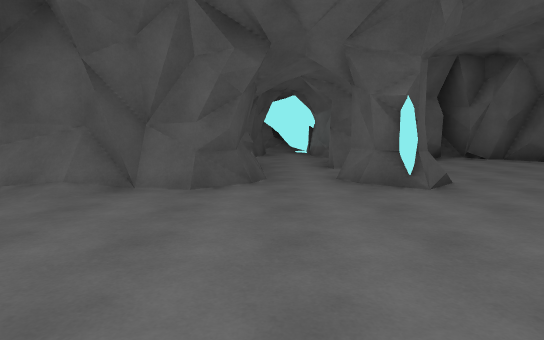
View 1 (above)

24 first-person views from a walk through a Unity game level. The camera is 1.4 m above the floor, tilts 6° down and sees 75° across. The floor is counted in squares, 2 m on a side. Each view is taken from the middle of a square. On the plan, view 1 faces up. The plan holds only what a view shows up to about 11 squares ahead; the rest is blank. The place goes on beyond the plan. Door leaves are left out, so doorways stand open.

View 2
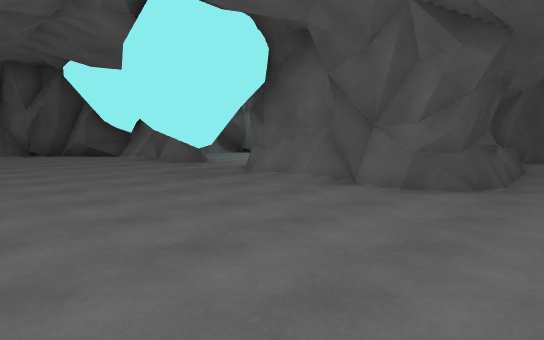

View 3
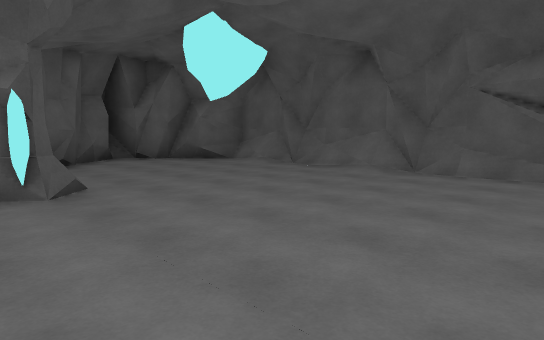

View 4
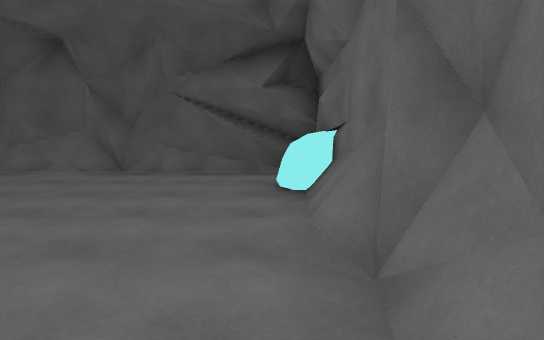

View 5
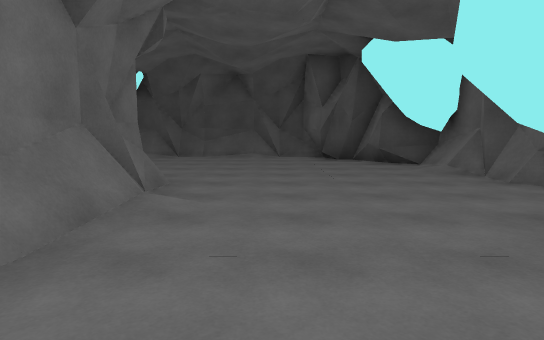

View 6
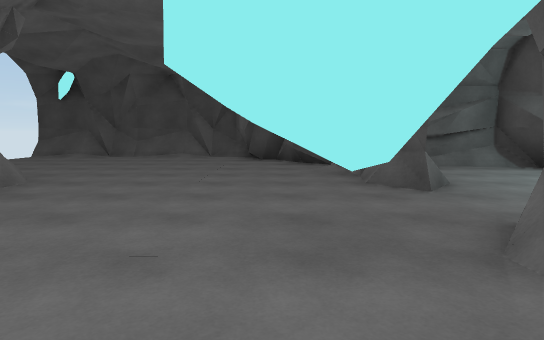

View 7
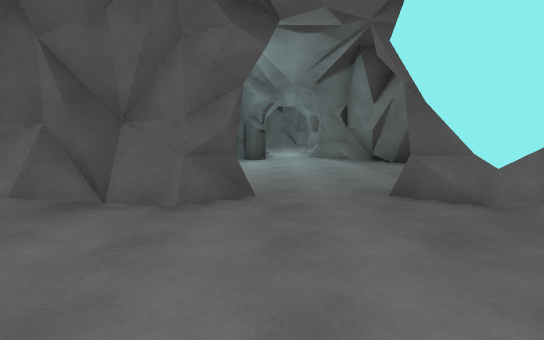

View 8
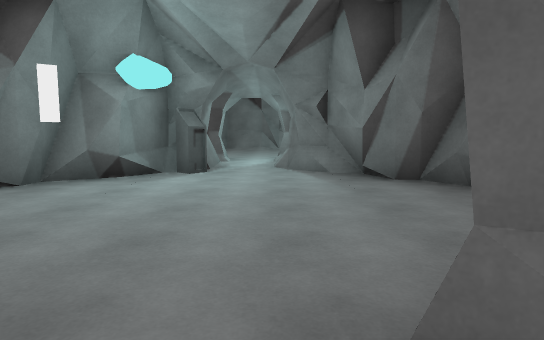

View 9
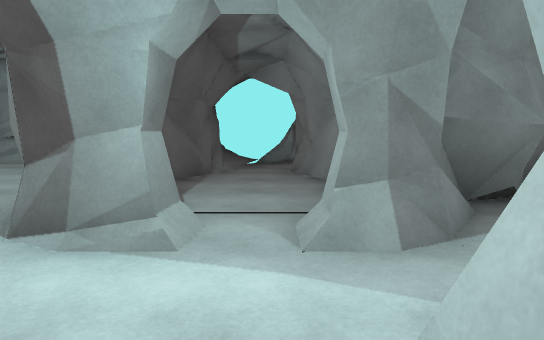

View 10
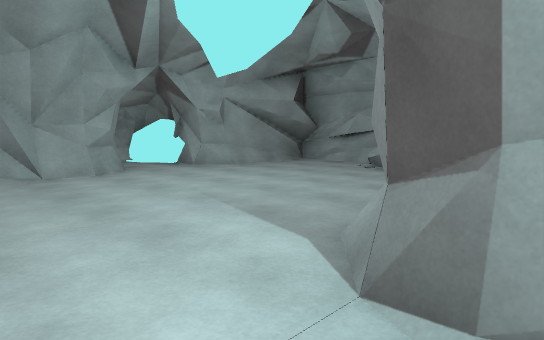

View 11
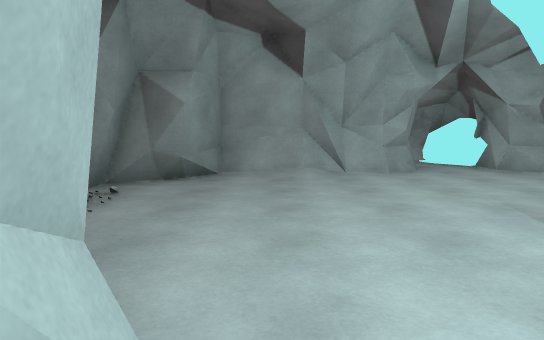

View 12
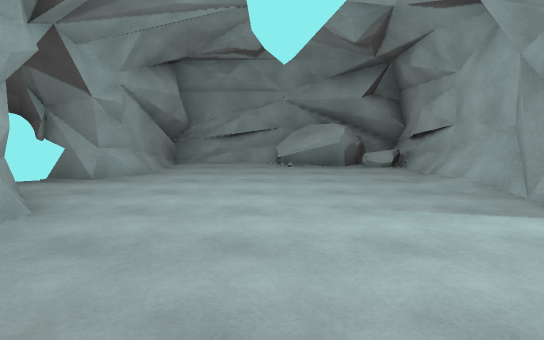

View 13
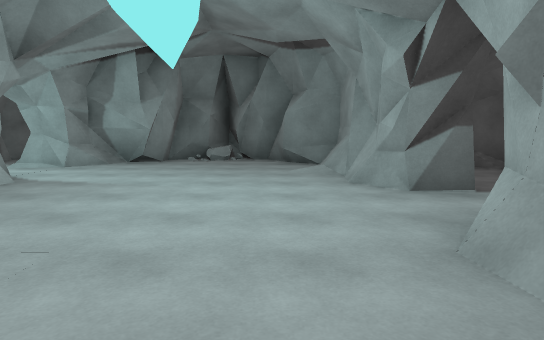

View 14
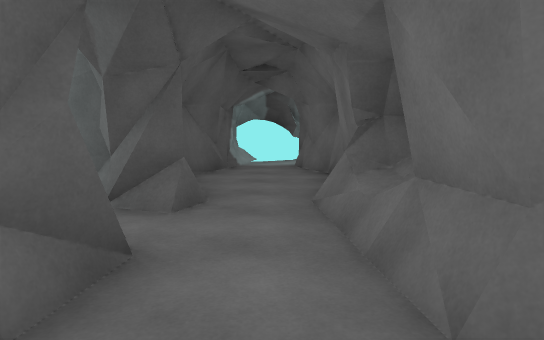

View 15
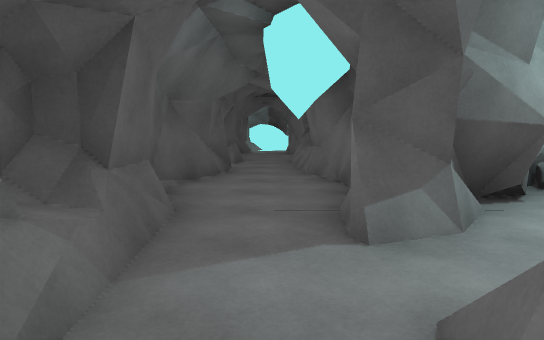

View 16
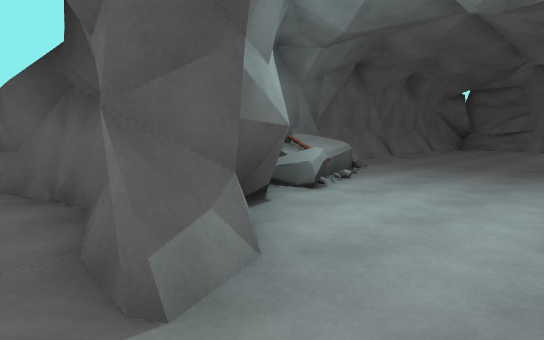

View 17
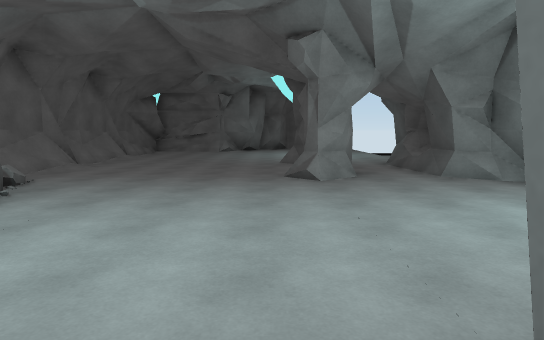

View 18
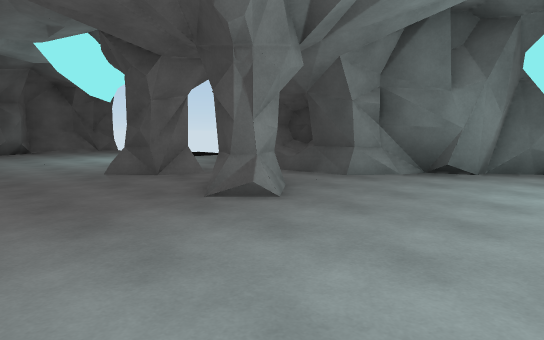

View 19
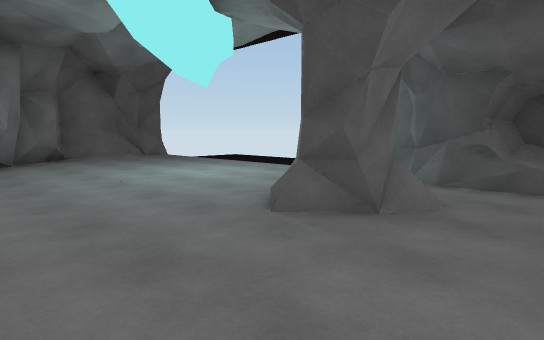

View 20
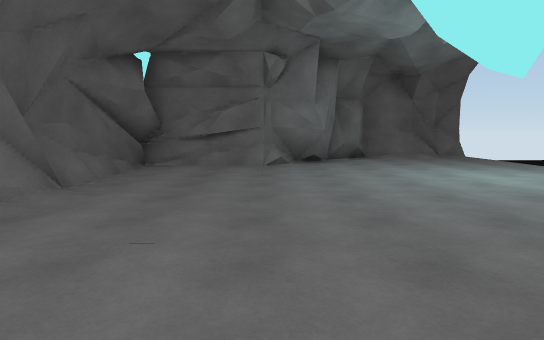

View 21
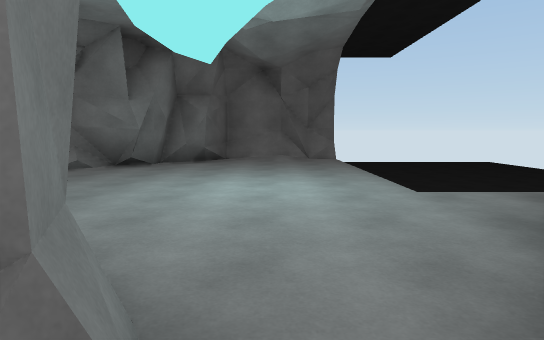

View 22
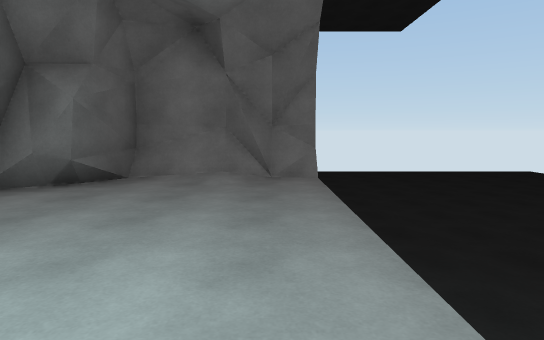

View 23
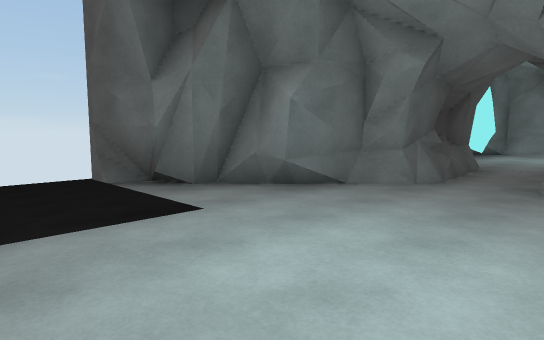

View 24
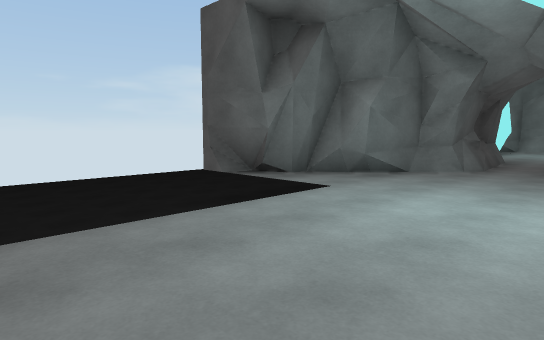

### Floor plan
Key: @ floor where view 1 was taken; # wall or solid block; x gap in a wall; . floor; / step, stairs or slope; D open door; = window, fence, low wall or low ledge; ^ raised ledge; v drop or lower ground; R rock; O other object.
Columns run from 24 left of view 1 to 8 right of it. Each row starts with its distance up from view 1.
 23            #### .##
 22          ###..#//#..####
 21         ..............##
 20       ###//##########..###
 19      ##  ../##  ####......#
 18      R......## ##.........#
 17      R......O###O........O#
 16    #.........O###........O#
 15    ###.......O###........O#
 14      #..#.....# ##..#######
 13      v#.#.....#  #..#..###
 12      v^.......#  .D......R
 11 vvv  ##. .....####DD####..#  #
 10 vvv ##........####...###..#####
  9 vvv #.........##.....###..##..##
  8 vvvx..........##...... #./##...##
  7 vvvv v........#..#.... #//#..../#
  6 vvvvvv........#......  #//...../#
  5 vvvvvv.....#######..####//R.....#
  4  vvvvv....#####.....#........../#
  3 vvvvvv...#####......#........../#
  2 vvvvvv#### ##...................#
  1 vvvvvv     #/...................#
  0 vvvvvv     #/...........@.....R.#
 -1 vvvvvv     #/....####     ##### v
 -2 vvvvvv     #/...
 -3 vvvvv      #=..
 -4            #=

Positions as (right, up) in squares from view 1, and headings:
1: (0, 0), facing up
2: (1, 0), facing up-left
3: (1, 0), facing up-right
4: (1, 0), facing right
5: (-2, 1), facing left
6: (-2, 3), facing left
7: (-6, 1), facing up
8: (-5, 4), facing up
9: (-7, 12), facing right
10: (-6, 13), facing up-right
11: (-6, 13), facing up
12: (-7, 17), facing right
13: (1, 18), facing left
14: (-11, 21), facing right
15: (-16, 21), facing right
16: (-15, 21), facing down-right
17: (-15, 20), facing down
18: (-13, 17), facing down-left
19: (-13, 13), facing down-left
20: (-13, 13), facing down
21: (-17, 12), facing down
22: (-18, 8), facing down
23: (-16, 6), facing up-left
24: (-16, 4), facing up-left
